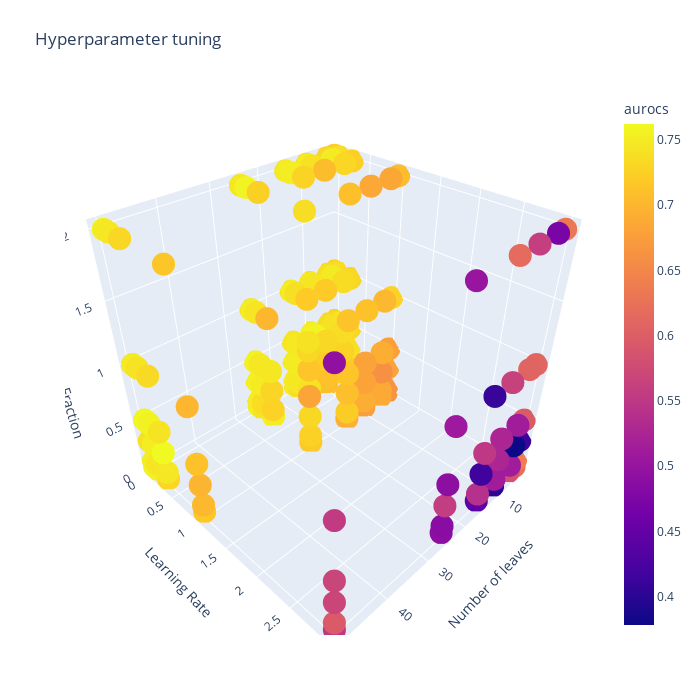

The cell this chart's notebook holds for it:
### Code cell
import plotly.express as px

grid = []
for x in num_leaves_grid:
    for y in learning_rate_grid:
        for z in feature_fraction_grid:
            grid.append([x,y,z])

results = pd.DataFrame(data=np.array(grid), columns=["Number of leaves","Learning Rate","Feature Fraction"])
results["aurocs"] = aurocs.flatten()

fig = px.scatter_3d(results, x='Number of leaves', y='Learning Rate', z='Feature Fraction', color='aurocs')
fig.update_layout(
    title="Hyperparameter tuning",
    autosize=True, width=700, height=700,
    margin = dict(l=65, r=50, b=65, t=90))
fig.show()

### Figure 1 — Plotly figure (JSON) as saved in the notebook; plotly's stock layout.template omitted (floating-point values rounded to 4 significant figures; data arrays with more than 128 entries replaced by an {"elided": "..."} marker saying what was removed)
{"data": [{"hovertemplate": "Number of leaves=%{x}<br>Learning Rate=%{y}<br>Feature Fraction=%{z}<br>aurocs=%{marker.color}<extra></extra>", "legendgroup": "", "marker": {"color": {"elided": "216 float values"}, "coloraxis": "coloraxis", "symbol": "circle"}, "mode": "markers", "name": "", "scene": "scene", "showlegend": false, "type": "scatter3d", "x": {"elided": "216 int values"}, "y": {"elided": "216 float values"}, "z": {"elided": "216 float values"}}], "layout": {"autosize": true, "coloraxis": {"colorbar": {"title": {"text": "aurocs"}}, "colorscale": [[0, "#0d0887"], [0.1111, "#46039f"], [0.2222, "#7201a8"], [0.3333, "#9c179e"], [0.4444, "#bd3786"], [0.5556, "#d8576b"], [0.6667, "#ed7953"], [0.7778, "#fb9f3a"], [0.8889, "#fdca26"], [1, "#f0f921"]]}, "height": 700, "legend": {"tracegroupgap": 0}, "margin": {"b": 65, "l": 65, "r": 50, "t": 90}, "scene": {"domain": {"x": [0, 1], "y": [0, 1]}, "xaxis": {"title": {"text": "Number of leaves"}}, "yaxis": {"title": {"text": "Learning Rate"}}, "zaxis": {"title": {"text": "Feature Fraction"}}}, "title": {"text": "Hyperparameter tuning"}, "width": 700}}
